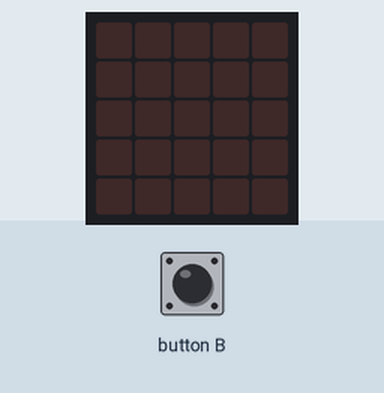
This program was run on a simulated BBC micro:bit (MakeCode). Parts: the board's 5×5 LED display. The test bench sets the inputs (shaded band).

Above: at 1.2 s.
1.3 s: button B pressed for 0.15 s
At 2.1 s:
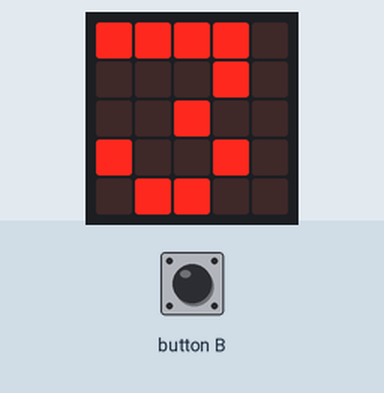
At 5.1 s:
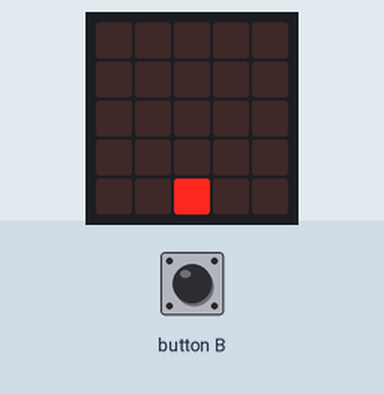
Timing chart, 0 to 6.6 s (numbered marks = the images above; inputs shaded):
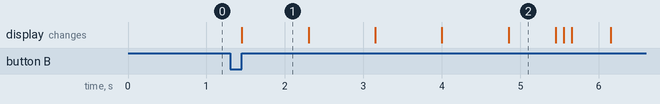

The program:

main.ts
```typescript
let countdown = 0
let firework: game.LedSprite = null
input.onButtonPressed(Button.B, function () {
    countdown = 3
    while (countdown >= 0) {
        basic.showNumber(countdown)
        basic.pause(100)
        countdown += -1
    }
    firework = game.createSprite(2, 4)
    basic.pause(500)
    for (let index = 0; index < 3; index++) {
        basic.pause(100)
        firework.change(LedSpriteProperty.Y, -1)
    }
    firework.delete()
    basic.pause(500)
    led.plot(2, 2)
    led.unplot(2, 2)
    basic.showIcon(IconNames.SmallDiamond)
    basic.showIcon(IconNames.Target)
    basic.showIcon(IconNames.Diamond)
})
```

test.ts
```typescript
// tests gaan hier; deze zal niet worden gecompileerd wanneer dit pakket wordt gebruikt als extensie.
```

Measured:
- after the input at 1.3 s, the display: changes after 0.15 s (image 1)
- what the display in image 1 shows lasts 0.8 s, from 1.5 s to 2.3 s
